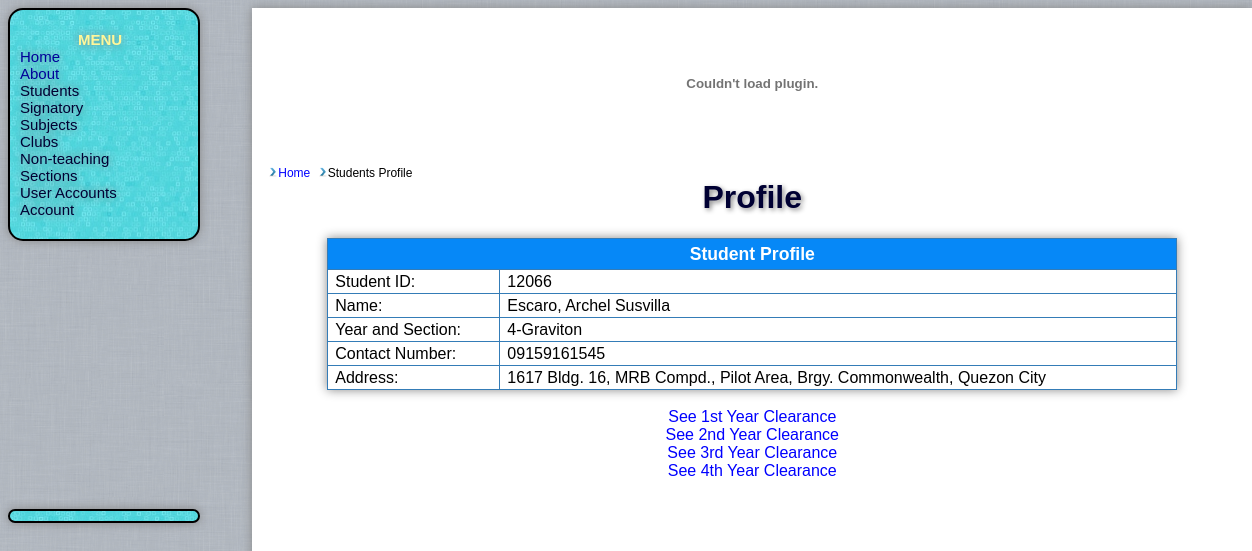
Screenshot of /profile.php?stid=12066 (signed in) with the database file from the repository.
### tables this page shows
CREATE TABLE `students` (
  `stid` varchar(10) NOT NULL,
  `lname` varchar(255) NOT NULL DEFAULT ' ',
  `fname` varchar(255) NOT NULL DEFAULT ' ',
  `mname` varchar(255) NOT NULL DEFAULT ' ',
  `yrlevel` int(11) NOT NULL DEFAULT '1',
  `cont_num` varchar(11) NOT NULL DEFAULT '0',
  `address` varchar(255) NOT NULL DEFAULT ' ',
  `is_alumni` tinyint(1) DEFAULT '0',
  PRIMARY KEY (`stid`),
  KEY `st_index` (`stid`)
);

CREATE TABLE `sections` (
  `secid` int(10) unsigned NOT NULL AUTO_INCREMENT,
  `section` varchar(255) NOT NULL DEFAULT '0',
  `adviser_id` int(11) NOT NULL DEFAULT '0',
  `announce` varchar(255) NOT NULL DEFAULT 'No Announcements',
  PRIMARY KEY (`secid`)
);

### profile.php (the view, shortened to what this page needs)
<?php
include('include/clearance.php');
include("breadcrumbs.php");
$stid=(!isset($_GET['stid'])? $_SESSION['id']:$_GET['stid']);
if(!isset($_GET['alumni']))
{
$query= "SELECT students.*,section FROM students,sections,st_sec WHERE students.stid='$stid' AND  students.stid = st_sec.stid AND st_sec.secid = sections.secid";
$result=mysql_query($query) or die ('Error in query: $query.' . mysql_error());
$row = mysql_fetch_row($result);
echo '<table id="table">';
echo '<tr><th colspan=2 style="text-align:center;">Student Profile</th></tr>';
echo '<h1>Profile</h1></p><div class="info">'."<tr><td>Student ID:</td> <td>$row[0]</td></tr>
<tr><td>Name:</td> <td>$row[1], $row[2] $row[3]</td></tr>
<tr><td>Year and Section:</td><td>$row[4]-$row[8]</td></tr>
<tr><td>Contact Number:</td><td> $row[5]</td></tr>
<tr><td>Address:</td> <td>$row[6]</td></tr>";
echo '</table><br>';
}
echo '<a href="record.php?yrlevel=1&id='.$row[0].'">See 1st Year Clearance</a><br>
        <a href="record.php?yrlevel=2&id='.$row[0].'">See 2nd Year Clearance</a><br>
        <a href="record.php?yrlevel=3&id='.$row[0].'">See 3rd Year Clearance</a><br>
        <a href="record.php?yrlevel=4&id='.$row[0].'">See 4th Year Clearance</a><br>';
echo '</div>';
?>

### css/general.css (style rules this page uses)
body { font-family:Arial,Helvetica,sans-serif; background: #E0DEDF; background-image:url(img/bg.png); }
#table { position:relative; font-family:"Trebuchet MS", Arial, Helvetica, sans-serif; border-collapse:collapse; width:85%; box-shadow: 0px 0px 10px #888888; -box-shadow:0px 0px 10px #888888; -webkit-box-shadow: 0px 0px 10px #888888; }
#table td, #table th { font-size:1em; border:1px solid #347CB7; padding:3px 7px 2px 7px; background-color:#fff; }
#table th { font-size:1.1em; text-align:left; padding-top:5px; padding-bottom:4px; background-color:#0688F7; color:#ffffff; }
#group tr td { margin: 20px; }
a:link, a:visited { color:#0000ff; text-decoration:none; font-family:Arial,Helvetica,sans-serif; }
h1 { color:#003; text-shadow:2px 2px 5px #888; }

### rows the page displays
students: stid "12066", lname "Escaro", fname "Archel", mname "Susvilla", yrlevel "4", sections.section "Graviton", cont_num "09159161545", address "1617 Bldg. 16, MRB Compd., Pilot Area, Brgy. Commonwealth, Quezon City"

### other values shown
$crumb['label'] "Home"
$crumb['label'] "Students Profile"
